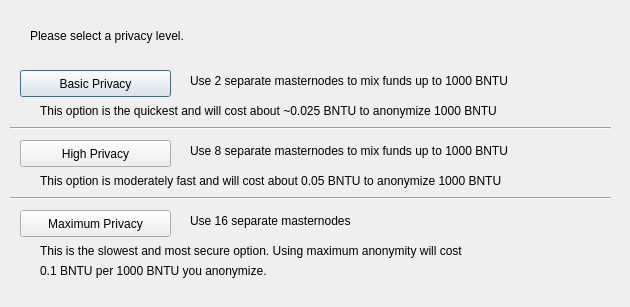
<?xml version="1.0" encoding="UTF-8"?>
<ui version="4.0">
 <class>DarksendConfig</class>
 <widget class="QDialog" name="DarksendConfig">
  <property name="geometry">
   <rect>
    <x>0</x>
    <y>0</y>
    <width>630</width>
    <height>307</height>
   </rect>
  </property>
  <property name="windowTitle">
   <string>Configure Darksend</string>
  </property>
  <widget class="QPushButton" name="buttonBasic">
   <property name="geometry">
    <rect>
     <x>20</x>
     <y>70</y>
     <width>151</width>
     <height>27</height>
    </rect>
   </property>
   <property name="text">
    <string>Basic Privacy</string>
   </property>
  </widget>
  <widget class="QPushButton" name="buttonHigh">
   <property name="geometry">
    <rect>
     <x>20</x>
     <y>140</y>
     <width>151</width>
     <height>27</height>
    </rect>
   </property>
   <property name="text">
    <string>High Privacy</string>
   </property>
  </widget>
  <widget class="QPushButton" name="buttonMax">
   <property name="geometry">
    <rect>
     <x>20</x>
     <y>210</y>
     <width>151</width>
     <height>27</height>
    </rect>
   </property>
   <property name="text">
    <string>Maximum Privacy</string>
   </property>
  </widget>
  <widget class="QLabel" name="label">
   <property name="geometry">
    <rect>
     <x>30</x>
     <y>20</y>
     <width>571</width>
     <height>31</height>
    </rect>
   </property>
   <property name="text">
    <string>Please select a privacy level.</string>
   </property>
  </widget>
  <widget class="QLabel" name="label_2">
   <property name="geometry">
    <rect>
     <x>190</x>
     <y>70</y>
     <width>421</width>
     <height>21</height>
    </rect>
   </property>
   <property name="text">
    <string>Use 2 separate masternodes to mix funds up to 1000 BNTU</string>
   </property>
  </widget>
  <widget class="QLabel" name="label_3">
   <property name="geometry">
    <rect>
     <x>190</x>
     <y>140</y>
     <width>411</width>
     <height>21</height>
    </rect>
   </property>
   <property name="text">
    <string>Use 8 separate masternodes to mix funds up to 1000 BNTU</string>
   </property>
  </widget>
  <widget class="QLabel" name="label_4">
   <property name="geometry">
    <rect>
     <x>190</x>
     <y>210</y>
     <width>421</width>
     <height>21</height>
    </rect>
   </property>
   <property name="text">
    <string>Use 16 separate masternodes</string>
   </property>
  </widget>
  <widget class="QLabel" name="label_6">
   <property name="geometry">
    <rect>
     <x>40</x>
     <y>100</y>
     <width>561</width>
     <height>21</height>
    </rect>
   </property>
   <property name="text">
    <string>This option is the quickest and will cost about ~0.025 BNTU to anonymize 1000 BNTU</string>
   </property>
  </widget>
  <widget class="QLabel" name="label_7">
   <property name="geometry">
    <rect>
     <x>40</x>
     <y>170</y>
     <width>561</width>
     <height>21</height>
    </rect>
   </property>
   <property name="text">
    <string>This option is moderately fast and will cost about 0.05 BNTU to anonymize 1000 BNTU</string>
   </property>
  </widget>
  <widget class="QLabel" name="label_8">
   <property name="geometry">
    <rect>
     <x>40</x>
     <y>240</y>
     <width>561</width>
     <height>21</height>
    </rect>
   </property>
   <property name="text">
    <string>This is the slowest and most secure option. Using maximum anonymity will cost</string>
   </property>
  </widget>
  <widget class="QLabel" name="label_9">
   <property name="geometry">
    <rect>
     <x>40</x>
     <y>260</y>
     <width>561</width>
     <height>21</height>
    </rect>
   </property>
   <property name="text">
    <string>0.1 BNTU per 1000 BNTU you anonymize.</string>
   </property>
  </widget>
  <widget class="Line" name="line">
   <property name="geometry">
    <rect>
     <x>10</x>
     <y>120</y>
     <width>601</width>
     <height>16</height>
    </rect>
   </property>
   <property name="orientation">
    <enum>Qt::Horizontal</enum>
   </property>
  </widget>
  <widget class="Line" name="line_2">
   <property name="geometry">
    <rect>
     <x>10</x>
     <y>190</y>
     <width>601</width>
     <height>16</height>
    </rect>
   </property>
   <property name="orientation">
    <enum>Qt::Horizontal</enum>
   </property>
  </widget>
 </widget>
 <resources/>
 <connections/>
</ui>
